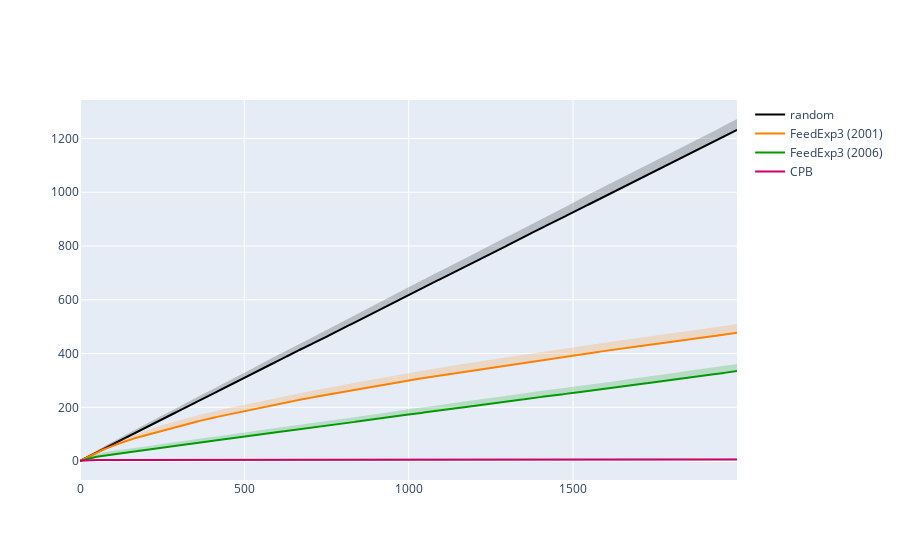
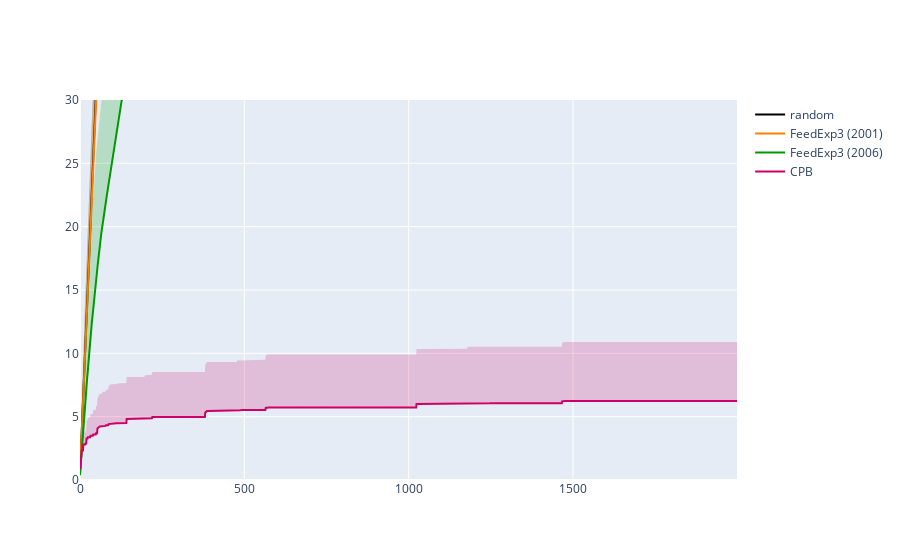

The notebook cell saved with these charts, in order:
### Code cell
n_cores = 16
n_folds = 100
horizon = 2000

outcome_distribution =  {'spam':0.05,'ham':0.95}

game = games.label_efficient(outcome_distribution)

algos = [ random_algo.Random(  game, horizon, ), 
           feedexp3.FeedExp3(  game, horizon, ),
           feedexp3_v3.FeedExp3(  game, horizon, ),
           cpb.CPB(  game, horizon,),  TSPM.TSPM_alg(  game, horizon,), bpm.BPM(  game, horizon,  [0.5, 0.5 ], np.identity(2) )    ] 

colors = [ [0,0,0], [255,128,0], [0,153,0], [204,0,102], [29,196,74], [196,29,113]  ] 
labels = ['random', 'FeedExp3 (2001)', 'FeedExp3 (2006)', 'CPB',  'TSPM' , 'BPM-least' ] 


fig = go.Figure( )

for alg, color, label in zip( algos, colors, labels):

    r,g,b = color
    result = evaluate_parallel(n_cores, n_folds, horizon, alg, game)
    regret = np.array([ game.delta(i) for i in range(game.n_actions) ]).T @ np.mean(result,0) 
    xcoords = np.arange(0,horizon,1).tolist()
    std = np.array([ game.delta(i) for i in range(game.n_actions) ]).T @ np.std(result,0) 
    upper_regret = regret + std

    fig.add_trace(go.Scatter(x=xcoords, y=regret, line=dict(color='rgb({},{},{})'.format(r,g,b)), mode='lines',  name=label )) # 

    fig.add_trace(   go.Scatter( x=xcoords+xcoords[::-1], y=upper_regret.tolist()+regret.tolist()[::-1],  fill='toself', fillcolor='rgba({},{},{},0.2)'.format(r,g,b), 
                         line=dict(color='rgba(255,255,255,0)'),   hoverinfo="skip",  showlegend=False )

    )
    
fig.show(legend=True)
fig.update_yaxes(range=[0, 30] )
fig.show()

### Figure 1 — Plotly figure (JSON) as saved in the notebook; plotly's stock layout.template omitted (floating-point values rounded to 4 significant figures; data arrays with more than 128 entries replaced by an {"elided": "..."} marker saying what was removed)
{"data": [{"line": {"color": "rgb(0,0,0)"}, "mode": "lines", "name": "random", "x": {"elided": "2000 int values"}, "y": {"elided": "2000 float values"}, "type": "scatter"}, {"fill": "toself", "fillcolor": "rgba(0,0,0,0.2)", "hoverinfo": "skip", "line": {"color": "rgba(255,255,255,0)"}, "showlegend": false, "x": {"elided": "4000 int values"}, "y": {"elided": "4000 float values"}, "type": "scatter"}, {"line": {"color": "rgb(255,128,0)"}, "mode": "lines", "name": "FeedExp3 (2001)", "x": {"elided": "2000 int values"}, "y": {"elided": "2000 float values"}, "type": "scatter"}, {"fill": "toself", "fillcolor": "rgba(255,128,0,0.2)", "hoverinfo": "skip", "line": {"color": "rgba(255,255,255,0)"}, "showlegend": false, "x": {"elided": "4000 int values"}, "y": {"elided": "4000 float values"}, "type": "scatter"}, {"line": {"color": "rgb(0,153,0)"}, "mode": "lines", "name": "FeedExp3 (2006)", "x": {"elided": "2000 int values"}, "y": {"elided": "2000 float values"}, "type": "scatter"}, {"fill": "toself", "fillcolor": "rgba(0,153,0,0.2)", "hoverinfo": "skip", "line": {"color": "rgba(255,255,255,0)"}, "showlegend": false, "x": {"elided": "4000 int values"}, "y": {"elided": "4000 float values"}, "type": "scatter"}, {"line": {"color": "rgb(204,0,102)"}, "mode": "lines", "name": "CPB", "x": {"elided": "2000 int values"}, "y": {"elided": "2000 float values"}, "type": "scatter"}, {"fill": "toself", "fillcolor": "rgba(204,0,102,0.2)", "hoverinfo": "skip", "line": {"color": "rgba(255,255,255,0)"}, "showlegend": false, "x": {"elided": "4000 int values"}, "y": {"elided": "4000 float values"}, "type": "scatter"}], "layout": {}}

### Figure 2 — Plotly figure (JSON) as saved in the notebook; plotly's stock layout.template omitted (floating-point values rounded to 4 significant figures; data arrays with more than 128 entries replaced by an {"elided": "..."} marker saying what was removed)
{"data": [{"line": {"color": "rgb(0,0,0)"}, "mode": "lines", "name": "random", "x": {"elided": "2000 int values"}, "y": {"elided": "2000 float values"}, "type": "scatter"}, {"fill": "toself", "fillcolor": "rgba(0,0,0,0.2)", "hoverinfo": "skip", "line": {"color": "rgba(255,255,255,0)"}, "showlegend": false, "x": {"elided": "4000 int values"}, "y": {"elided": "4000 float values"}, "type": "scatter"}, {"line": {"color": "rgb(255,128,0)"}, "mode": "lines", "name": "FeedExp3 (2001)", "x": {"elided": "2000 int values"}, "y": {"elided": "2000 float values"}, "type": "scatter"}, {"fill": "toself", "fillcolor": "rgba(255,128,0,0.2)", "hoverinfo": "skip", "line": {"color": "rgba(255,255,255,0)"}, "showlegend": false, "x": {"elided": "4000 int values"}, "y": {"elided": "4000 float values"}, "type": "scatter"}, {"line": {"color": "rgb(0,153,0)"}, "mode": "lines", "name": "FeedExp3 (2006)", "x": {"elided": "2000 int values"}, "y": {"elided": "2000 float values"}, "type": "scatter"}, {"fill": "toself", "fillcolor": "rgba(0,153,0,0.2)", "hoverinfo": "skip", "line": {"color": "rgba(255,255,255,0)"}, "showlegend": false, "x": {"elided": "4000 int values"}, "y": {"elided": "4000 float values"}, "type": "scatter"}, {"line": {"color": "rgb(204,0,102)"}, "mode": "lines", "name": "CPB", "x": {"elided": "2000 int values"}, "y": {"elided": "2000 float values"}, "type": "scatter"}, {"fill": "toself", "fillcolor": "rgba(204,0,102,0.2)", "hoverinfo": "skip", "line": {"color": "rgba(255,255,255,0)"}, "showlegend": false, "x": {"elided": "4000 int values"}, "y": {"elided": "4000 float values"}, "type": "scatter"}], "layout": {"yaxis": {"range": [0, 30]}}}
